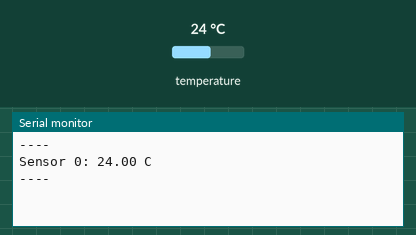
Recording of a sketch running on a simulated ESP8266 (NodeMCU). Shown: the last lines printed to the serial monitor. The inputs (shaded band) are chosen by the test bench; at power-on: temperature 24 °C.

Above: at 1.6 s.
1.7 s: temperature set to 28 °C
At 2.5 s:
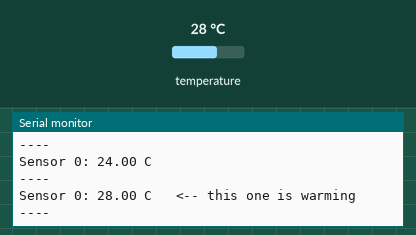
5.0 s: temperature set to 12 °C
At 6.9 s:
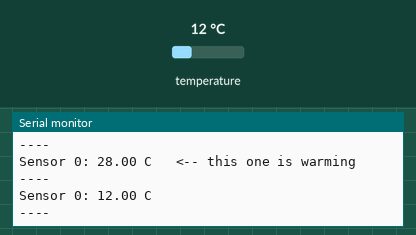

Measured:
- after the input at 1.7 s, the serial monitor: prints a new line after 0.51 s (image 1)
- after the input at 5.0 s, the serial monitor: prints a new line after 1.4 s (image 2)

The sketch:

test_ds18b20.ino
```cpp
/*
 * DS18B20 test — one sensor, or three on the same wire.
 *
 * Nothing else. No wifi, no backend, no pump. Just: are the probes alive, and which
 * address belongs to which probe? Get this working before adding anything on top,
 * because every later bug is easier to find when you already trust the thermometers.
 *
 * LIBRARIES (Sketch > Include Library > Manage Libraries)
 *   OneWire             by Paul Stoffregen
 *   DallasTemperature   by Miles Burton
 *
 * BOARD: NodeMCU-32S, or ESP32 Dev Module.
 * SERIAL MONITOR: 115200 baud.
 *
 * WIRING — read the letters printed on the module, do not go by wire colour.
 *   S  (signal) -> GPIO 4
 *   +  (V, VCC) -> 3V3
 *   -  (G, GND) -> GND
 *
 * All the probes share those same three pins. They are on one bus and each carries
 * its own address, which is why one wire can hold eight of them.
 *
 * If a probe gets hot to the touch, unplug it now: + and - are swapped.
 */

#include <OneWire.h>
#include <DallasTemperature.h>

#define PIN_ONEWIRE 4
#define MAX_SENSORS 8

OneWire oneWire(PIN_ONEWIRE);
DallasTemperature sensors(&oneWire);

DeviceAddress addr[MAX_SENSORS];
int found = 0;

// Lowest temperature each probe has settled at, used to spot the one you are
// holding. See the note in loop().
float baseline[MAX_SENSORS];

void printAddress(const DeviceAddress a) {
  for (int i = 0; i < 8; i++) {
    if (a[i] < 16) Serial.print("0");
    Serial.print(a[i], HEX);
  }
}

/*
 * The same address in the exact form the main sketch wants pasted into PROBE[].
 * Copying hex by hand off a serial log is how probes end up swapped, so print it
 * ready to paste instead.
 */
void printAddressAsCode(const DeviceAddress a) {
  Serial.print("{");
  for (int i = 0; i < 8; i++) {
    Serial.print("0x");
    if (a[i] < 16) Serial.print("0");
    Serial.print(a[i], HEX);
    if (i < 7) Serial.print(", ");
  }
  Serial.print("}");
}

void scan() {
  sensors.begin();
  found = sensors.getDeviceCount();
  if (found > MAX_SENSORS) found = MAX_SENSORS;

  Serial.println();
  Serial.printf("Found %d DS18B20 sensor(s)\n", found);

  for (int i = 0; i < found; i++) {
    if (!sensors.getAddress(addr[i], i)) continue;
    sensors.setResolution(addr[i], 11);  // ~0.125 C, and converts faster than 12-bit
    baseline[i] = 1000.0;                // nothing measured yet

    Serial.printf("  Sensor %d address: ", i);
    printAddress(addr[i]);
    Serial.print("   paste as: ");
    printAddressAsCode(addr[i]);
    Serial.println();
  }

  if (found == 0) {
    Serial.println("  Nothing on the bus. Check S is on GPIO 4, and + and - are not");
    Serial.println("  swapped. Rescanning every few seconds — just fix the wire, no");
    Serial.println("  need to reset the board.");
  }
  Serial.println("----");
}

void setup() {
  Serial.begin(115200);
  delay(400);
  Serial.println();
  Serial.println("=== SweatShell DS18B20 test ===");
  scan();
}

void loop() {
  // Keep looking while nothing is connected, so wiggling a dupont wire is enough to
  // bring it to life. Hunting for a reset button with both hands full of jumper
  // leads is its own small misery.
  if (found == 0) {
    delay(3000);
    scan();
    return;
  }

  sensors.requestTemperatures();

  for (int i = 0; i < found; i++) {
    float c = sensors.getTempC(addr[i]);

    Serial.printf("Sensor %d: ", i);

    if (c <= -100.0) {
      // The library's "I asked and nobody answered" value.
      Serial.println("not answering — check the wire");
      continue;
    }
    if (c > 84.9 && c < 85.1) {
      // 85.00 exactly is the DS18B20's power-on default. It means the chip powered up
      // but has not completed a conversion — usually the first reading, sometimes a
      // marginal 3V3 connection.
      Serial.println("85.00 C — that is the power-on default, not a real reading");
      continue;
    }

    Serial.printf("%.2f C", c);

    /*
     * Which probe is which?
     *
     * The order they enumerate in has nothing to do with the order you plugged them
     * in, so pinching one between your fingers is how you find out. Each probe
     * remembers the coolest it has settled at, and anything more than 1.5 C above
     * that is the one in your hand. Label it, then do the next.
     */
    if (c < baseline[i]) baseline[i] = c;
    if (c > baseline[i] + 1.5) Serial.print("   <-- this one is warming");

    Serial.println();
  }

  Serial.println("----");
  delay(1000);

  // A probe pulled out mid-run should be noticed rather than reported forever.
  if (sensors.getDeviceCount() != found) {
    Serial.println("Sensor count changed — rescanning.");
    scan();
  }
}
```
